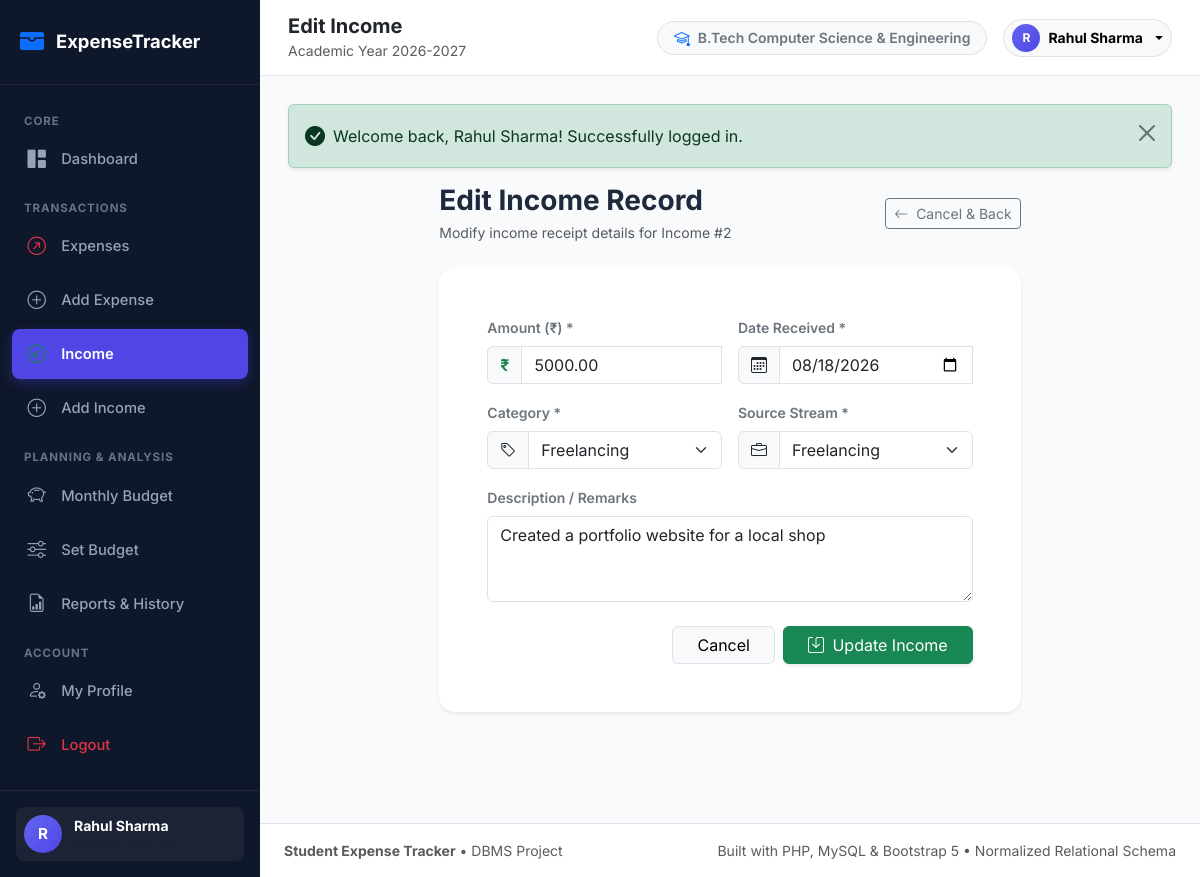
The app's page /income/edit.php?id=2 (signed in) with its own data.
### tables this page shows
CREATE TABLE `income` (
    `income_id` INT AUTO_INCREMENT PRIMARY KEY,
    `student_id` INT NOT NULL,
    `category_id` INT NOT NULL,
    `amount` DECIMAL(10, 2) NOT NULL,
    `income_date` DATE NOT NULL,
    `source` VARCHAR(100) NOT NULL COMMENT 'Pocket Money, Scholarship, Part-time Job, etc.',
    `description` VARCHAR(255) DEFAULT NULL,
    `created_at` TIMESTAMP DEFAULT CURRENT_TIMESTAMP,
    
     
    CONSTRAINT `chk_income_positive_amount` CHECK (`amount` > 0.00),
    
     
    CONSTRAINT `fk_income_student` 
        FOREIGN KEY (`student_id`) 
        REFERENCES `students` (`student_id`) 
        ON DELETE CASCADE 
        ON UPDATE CASCADE,
        
    CONSTRAINT `fk_income_category` 
        FOREIGN KEY (`category_id`) 
        REFERENCES `categories` (`category_id`) 
        ON DELETE RESTRICT 
        ON UPDATE CASCADE
);

CREATE TABLE `categories` (
    `category_id` INT AUTO_INCREMENT PRIMARY KEY,
    `category_name` VARCHAR(60) NOT NULL UNIQUE,
    `category_type` ENUM('expense', 'income') NOT NULL DEFAULT 'expense',
    `icon` VARCHAR(50) DEFAULT 'bi-tag' COMMENT 'Bootstrap icon identifier',
    `color` VARCHAR(25) DEFAULT '#4f46e5' COMMENT 'Hex color code for charts and badges',
    `created_at` TIMESTAMP DEFAULT CURRENT_TIMESTAMP
);

### income/edit.php (the view, shortened to what this page needs)
<?php
require_once __DIR__ . '/../includes/db.php';
require_once __DIR__ . '/../includes/functions.php';
$pdo = getDBConnection();
$studentId = current_student_id();
$incomeId = (int)($_GET['id'] ?? 0);
$stmt = $pdo->prepare("SELECT * FROM income WHERE income_id = :id AND student_id = :sid LIMIT 1");
$stmt->execute([':id' => $incomeId, ':sid' => $studentId]);
$income = $stmt->fetch();
$categories = get_categories($pdo, 'income');
$formData = [
    'amount' => $income['amount'],
    'income_date' => $income['income_date'],
    'category_id' => $income['category_id'],
    'source' => $income['source'],
    'description' => $income['description'] ?? ''
];
require_once __DIR__ . '/../includes/header.php';
?>
<div class="row justify-content-center">
    <div class="col-lg-8">
        <div class="d-flex align-items-center justify-content-between mb-4">
            <div>
                <h3 class="fw-bold mb-1">Edit Income Record</h3>
                <p class="text-muted small mb-0">Modify income receipt details for Income #<?= $incomeId ?></p>
            </div>
            <a href="<?= $baseUrl ?>/income/view.php" class="btn btn-outline-secondary btn-sm">
                <i class="bi bi-arrow-left me-1"></i> Cancel &amp; Back
            </a>
        </div>
        <div class="card shadow-sm border-0 rounded-4">
            <div class="card-body p-4 p-md-5">
                <form action="<?= $baseUrl ?>/income/edit.php?id=<?= $incomeId ?>" method="POST" class="needs-validation" novalidate>
                    <div class="row g-3 mb-3">
                        <div class="col-md-6">
                            <label for="amount" class="form-label fw-semibold small text-secondary">Amount (₹) *</label>
                            <div class="input-group">
                                <span class="input-group-text bg-light text-success fw-bold">₹</span>
                                <input type="number" step="0.01" min="0.01" class="form-control" id="amount" name="amount" value="<?= htmlspecialchars((string)$formData['amount']) ?>" required autofocus>
                            </div>
                        </div>
                        <div class="col-md-6">
                            <label for="income_date" class="form-label fw-semibold small text-secondary">Date Received *</label>
                            <div class="input-group">
                                <span class="input-group-text bg-light"><i class="bi bi-calendar3"></i></span>
                                <input type="date" class="form-control" id="income_date" name="income_date" value="<?= htmlspecialchars($formData['income_date']) ?>" required>
                            </div>
                        </div>
                    </div>
                    <div class="row g-3 mb-3">
                        <div class="col-md-6">
                            <label for="category_id" class="form-label fw-semibold small text-secondary">Category *</label>
                            <div class="input-group">
                                <span class="input-group-text bg-light"><i class="bi bi-tag"></i></span>
                                <select class="form-select" id="category_id" name="category_id" required>
                                    <?php foreach ($categories as $cat): ?>
                                        <option value="<?= $cat['category_id'] ?>" <?= ((int)$formData['category_id'] === (int)$cat['category_id']) ? 'selected' : '' ?>>
                                            <?= htmlspecialchars($cat['category_name']) ?>
                                        </option>
                                    <?php endforeach; ?>
                                </select>
                            </div>
                        </div>
                        <div class="col-md-6">
                            <label for="source" class="form-label fw-semibold small text-secondary">Source Stream *</label>
                            <div class="input-group">
                                <span class="input-group-text bg-light"><i class="bi bi-briefcase"></i></span>
                                <select class="form-select" id="source" name="source" required>
                                    <?php
                                    $sources = ['Pocket Money', 'Scholarship', 'Part-time Job', 'Freelancing', 'Gifts', 'Other Income'];
                                    foreach ($sources as $s): ?>
                                        <option value="<?= $s ?>" <?= ($formData['source'] === $s) ? 'selected' : '' ?>><?= $s ?></option>
                                    <?php endforeach; ?>
                                </select>
                            </div>
                        </div>
                    </div>
                    <div class="mb-4">
                        <label for="description" class="form-label fw-semibold small text-secondary">Description / Remarks</label>
                        <textarea class="form-control" id="description" name="description" rows="3"><?= htmlspecialchars($formData['description']) ?></textarea>
                    </div>
                    <div class="d-flex justify-content-end gap-2">
                        <a href="<?= $baseUrl ?>/income/view.php" class="btn btn-light border px-4">Cancel</a>
                        <button type="submit" class="btn btn-success px-4 shadow-sm">
                            <i class="bi bi-save me-1"></i> Update Income
                        </button>
                    </div>
                </form>
            </div>
        </div>
    </div>
</div>
<?php require_once __DIR__ . '/../includes/footer.php'; ?>

### assets/css/style.css (style rules this page uses)
:root { --primary: #4f46e5; --primary-dark: #3730a3; --primary-light: #e0e7ff; --secondary: #64748b; --success: #10b981; --success-light: #d1fae5; --warning: #f59e0b; --warning-light: #fef3c7; --danger: #ef4444; --danger-light: #fee2e2; --info: #06b6d4; --info-light: #cffafe; --bg-main: #f8fafc; --card-bg: #ffffff; --text-primary: #1e293b; --text-secondary: #64748b; --border-color: #e2e8f0; --sidebar-width: 260px; --sidebar-bg: #0f172a; --sidebar-hover: #1e293b; --sidebar-text: #94a3b8; --sidebar-active: #4f46e5; }
body { font-family: 'Inter', -apple-system, BlinkMacSystemFont, 'Segoe UI', Roboto, Helvetica, Arial, sans-serif; background-color: var(--bg-main); color: var(--text-primary); overflow-x: hidden; min-height: 100vh; }
.card { background: #ffffff; border: 1px solid var(--border-color); border-radius: 0.85rem; box-shadow: 0 1px 3px rgba(0, 0, 0, 0.04), 0 1px 2px rgba(0, 0, 0, 0.02); transition: transform 0.2s ease, box-shadow 0.2s ease; }

### records on screen
income: amount "5000.00", income_date "08/18/2026", category_id "Freelancing", source "Freelancing", description "Created a portfolio website for a local shop"

### other values on screen
substr($user['name'] ?? 'S', 0, 1) "R"
$user['name'] "Rahul Sharma"
$pageTitle "Edit Income"
$currentUser['course'] "B.Tech Computer Science & Engineering"
substr($currentUser['name'] ?? 'S', 0, 1) "R"
$currentUser['name'] "Rahul Sharma"
$flash['message'] "Welcome back, Rahul Sharma! Successfully logged in."
$incomeId "2"
